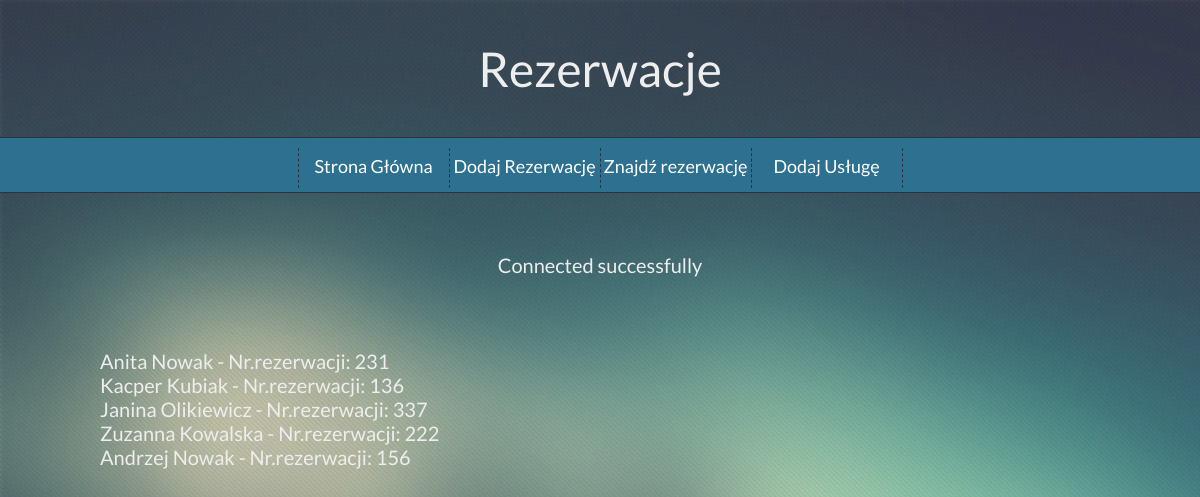
The page /rezerwacje.php on the database its author committed.
### tables this page shows
CREATE TABLE `pobyt` (
  `idp`          int(10) unsigned,
  `g_id`         int(10) unsigned,
  `h_id`         int(10) unsigned,
  `datapocz`     TIMESTAMP NOT NULL,
  `datakon`      TIMESTAMP NULL,
  `nrpokoj`      int(4) unsigned NOT NULL,
  `liczba_osob`  int(20) unsigned NOT NULL,
  `oplacono`     varchar(20),
  `nrrezerwacja` int(10) unsigned,  
PRIMARY KEY(`idp`),
KEY `g_id` (`g_id`),
KEY `h_id` (`h_id`),
CONSTRAINT `fk_pobyt_gosc` FOREIGN KEY (`g_id`) REFERENCES `gosc`  (`idg`) ON UPDATE CASCADE,
CONSTRAINT `fk_pobyt_hotel` FOREIGN KEY (`h_id`) REFERENCES `hotel`  (`idh`) ON UPDATE CASCADE
);

CREATE TABLE `gosc` (
  `idg`         int(10) unsigned NOT NULL,
  `telefon`     int(50) unsigned,
  `imie`        varchar(50),
  `nazwisko`    varchar(20),
  `pesel`       int(10) unsigned,
PRIMARY KEY (`idg`)
);

### rezerwacje.php (the view, shortened to what this page needs)
<!DOCTYPE html>
<html lang="pl">
<head>
	<link rel="stylesheet" type="text/css" href="style.css">
	<link rel="stylesheet" type="text/css" href="css/fontello.css">
</head>
<body>
	<div class="wrapper">
		<div class="header">
            <div class="logo">
                <span>Rezerwacje</span>
            </div>
		</div>
		<div class="nav">
			<ol>
			<li><a href="index.html">Strona Główna</a></li>
				<li><a href="dodaj.html">Dodaj Rezerwację</a></li>
				<li><a href="rezerwacje.html"> Znajdź rezerwację</a></li>
				<li><a href="dodajusluge.html"> Dodaj Usługę</a></li>
			</ol>
		</div>
		<div class="content">
			<br />
			<p>
            <?php
			   $username = "kamild160";
			   $password = "aidaiY6aeyah";
			   $dbname = "kamild160_projekt";
                $conn = new mysqli($servername, $username, $password, $dbname);
                echo "<center> Connected successfully </br></br></br></br></center>";
				$conn->set_charset("utf8");
               	$imie = $_REQUEST['imie'];
				$nazwisko = $_REQUEST['nazwisko'];
				$rezerwacja = $_REQUEST['nrrezerwacj'];
				$sql = "SELECT * from gosc join pobyt on idg=g_id where imie like '%".$imie."%' OR nazwisko like '%".$nazwisko."%'
				or nrrezerwacja like '%".$rezerwacja."%';";
				$result = mysqli_query($conn,$sql);
				if (mysqli_num_rows($result) > 0) {
				while($row = mysqli_fetch_assoc($result)) {
				echo $row["imie"]. " " . $row["nazwisko"]."  -  Nr.rezerwacji: ". $row["nrrezerwacja"]."<br>";
				}
				} else {
				echo "Brak danych";
				}
            ?>
			</p>
		</div>
	</div>
</body>
</html>

### style.css (style rules this page uses)
body { background-image: url("img/tlo.png"); color: #eeeeee; font-family: 'Lato', sans-serif; font-size: 20px; margin: 0 !important; }
.wrapper { width: 100%; }
.header { width: 100%; padding: 40px 0; }
.logo { width: 450px; font-size: 48px; text-align: center; margin-left: auto; margin-right: auto; }
.nav { width: 100%; padding: 10px 0; background-color: rgb(45, 112, 143); text-align: center; border-top: 1px solid #2c333e; border-bottom: 1px solid #2c333e; }
.content { padding-top: 16px; width: 1000px; margin-left: auto; margin-right: auto; text-align: justify; }
ol { padding: 0; margin: 0; list-style-type: none; font-size: 18px; height: 30px; line-height: 200%; display: inline-block; }
ol a { color: #ffffff; text-decoration: none; display: block; }
ol > li { float: left; width: 150px; height: 40px; border-right: 1px dashed #2c333e; }
ol > li:first-child { border-left: 1px dashed #2c333e; }

### rows shown on the page
pobyt: g.imie "Anita", g.nazwisko "Nowak", nrrezerwacja "231"
pobyt: g.imie "Kacper", g.nazwisko "Kubiak", nrrezerwacja "136"
pobyt: g.imie "Janina", g.nazwisko "Olikiewicz", nrrezerwacja "337"
pobyt: g.imie "Zuzanna", g.nazwisko "Kowalska", nrrezerwacja "222"
pobyt: g.imie "Andrzej", g.nazwisko "Nowak", nrrezerwacja "156"
